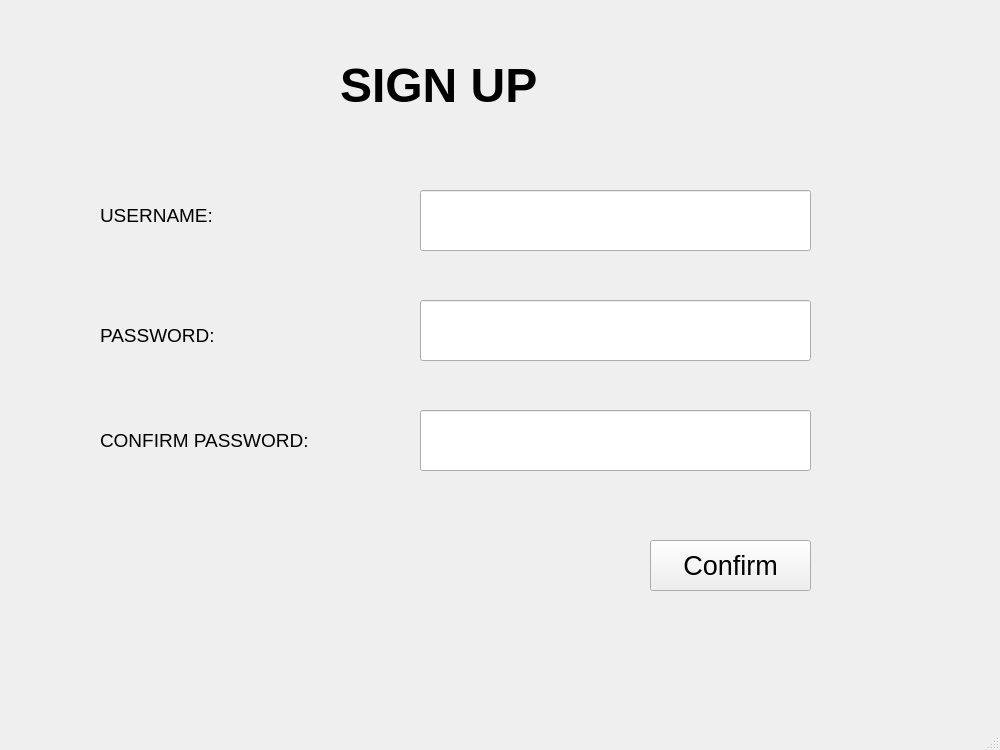
<?xml version="1.0" encoding="UTF-8"?>
<ui version="4.0">
 <class>MainWindow</class>
 <widget class="QMainWindow" name="MainWindow">
  <property name="geometry">
   <rect>
    <x>0</x>
    <y>0</y>
    <width>1000</width>
    <height>750</height>
   </rect>
  </property>
  <property name="windowTitle">
   <string>MainWindow</string>
  </property>
  <widget class="QWidget" name="centralwidget">
   <widget class="QLabel" name="label">
    <property name="geometry">
     <rect>
      <x>340</x>
      <y>50</y>
      <width>261</width>
      <height>71</height>
     </rect>
    </property>
    <property name="font">
     <font>
      <pointsize>36</pointsize>
      <weight>75</weight>
      <bold>true</bold>
     </font>
    </property>
    <property name="text">
     <string>SIGN UP</string>
    </property>
   </widget>
   <widget class="QLabel" name="label_2">
    <property name="geometry">
     <rect>
      <x>100</x>
      <y>190</y>
      <width>171</width>
      <height>51</height>
     </rect>
    </property>
    <property name="font">
     <font>
      <pointsize>14</pointsize>
     </font>
    </property>
    <property name="text">
     <string>USERNAME:</string>
    </property>
   </widget>
   <widget class="QLabel" name="label_3">
    <property name="geometry">
     <rect>
      <x>100</x>
      <y>320</y>
      <width>131</width>
      <height>31</height>
     </rect>
    </property>
    <property name="font">
     <font>
      <pointsize>14</pointsize>
     </font>
    </property>
    <property name="text">
     <string>PASSWORD:</string>
    </property>
   </widget>
   <widget class="QLabel" name="label_4">
    <property name="geometry">
     <rect>
      <x>100</x>
      <y>420</y>
      <width>231</width>
      <height>41</height>
     </rect>
    </property>
    <property name="font">
     <font>
      <pointsize>14</pointsize>
     </font>
    </property>
    <property name="text">
     <string>CONFIRM PASSWORD:</string>
    </property>
   </widget>
   <widget class="QLineEdit" name="lineEditUSER">
    <property name="geometry">
     <rect>
      <x>420</x>
      <y>190</y>
      <width>391</width>
      <height>61</height>
     </rect>
    </property>
    <property name="font">
     <font>
      <pointsize>14</pointsize>
     </font>
    </property>
   </widget>
   <widget class="QLineEdit" name="lineEditPASS">
    <property name="geometry">
     <rect>
      <x>420</x>
      <y>300</y>
      <width>391</width>
      <height>61</height>
     </rect>
    </property>
    <property name="font">
     <font>
      <pointsize>14</pointsize>
     </font>
    </property>
   </widget>
   <widget class="QLineEdit" name="lineEditPASSCONFIRM">
    <property name="geometry">
     <rect>
      <x>420</x>
      <y>410</y>
      <width>391</width>
      <height>61</height>
     </rect>
    </property>
    <property name="font">
     <font>
      <pointsize>14</pointsize>
     </font>
    </property>
   </widget>
   <widget class="QPushButton" name="pushButtonCONFIRM">
    <property name="geometry">
     <rect>
      <x>650</x>
      <y>540</y>
      <width>161</width>
      <height>51</height>
     </rect>
    </property>
    <property name="font">
     <font>
      <pointsize>20</pointsize>
     </font>
    </property>
    <property name="text">
     <string>Confirm</string>
    </property>
   </widget>
  </widget>
  <widget class="QMenuBar" name="menubar">
   <property name="geometry">
    <rect>
     <x>0</x>
     <y>0</y>
     <width>1000</width>
     <height>26</height>
    </rect>
   </property>
  </widget>
  <widget class="QStatusBar" name="statusbar"/>
 </widget>
 <resources/>
 <connections/>
</ui>
